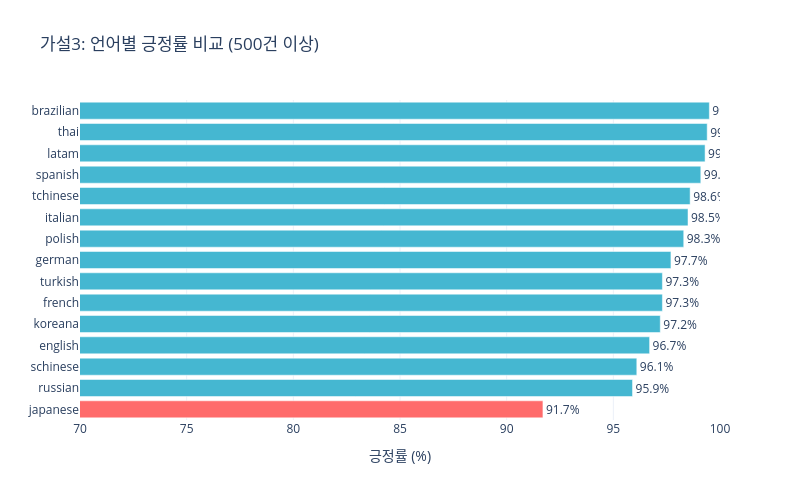

The code cell stored with this chart in its notebook:
### Code cell
# ── 언어별 긍정률 비교 (주요 언어) ──
major_langs = lang_stats[lang_stats['total'] >= 500].copy()
major_langs = major_langs.sort_values('positive_rate')

fig = go.Figure(go.Bar(
    y=major_langs['language'],
    x=major_langs['positive_rate'],
    orientation='h',
    marker_color=['#FF6B6B' if l == 'japanese' else '#45B7D1' for l in major_langs['language']],
    text=[f"{v:.1f}%" for v in major_langs['positive_rate']],
    textposition='outside'))

fig.update_layout(
    title='가설3: 언어별 긍정률 비교 (500건 이상)',
    xaxis_title='긍정률 (%)', xaxis_range=[70, 100],
    height=500, width=800, template='plotly_white')
fig.show()

### Figure 1 — Plotly figure (JSON) as saved in the notebook; plotly's stock layout.template omitted (floating-point values rounded to 4 significant figures)
{"data": [{"marker": {"color": ["#FF6B6B", "#45B7D1", "#45B7D1", "#45B7D1", "#45B7D1", "#45B7D1", "#45B7D1", "#45B7D1", "#45B7D1", "#45B7D1", "#45B7D1", "#45B7D1", "#45B7D1", "#45B7D1", "#45B7D1"]}, "orientation": "h", "text": ["91.7%", "95.9%", "96.1%", "96.7%", "97.2%", "97.3%", "97.3%", "97.7%", "98.3%", "98.5%", "98.6%", "99.1%", "99.3%", "99.4%", "99.5%"], "textposition": "outside", "type": "bar", "x": [91.7, 95.9, 96.1, 96.7, 97.2, 97.3, 97.3, 97.7, 98.3, 98.5, 98.6, 99.1, 99.3, 99.4, 99.5], "y": ["japanese", "russian", "schinese", "english", "koreana", "french", "turkish", "german", "polish", "italian", "tchinese", "spanish", "latam", "thai", "brazilian"]}], "layout": {"height": 500, "title": {"text": "가설3: 언어별 긍정률 비교 (500건 이상)"}, "width": 800, "xaxis": {"range": [70, 100], "title": {"text": "긍정률 (%)"}}}}
